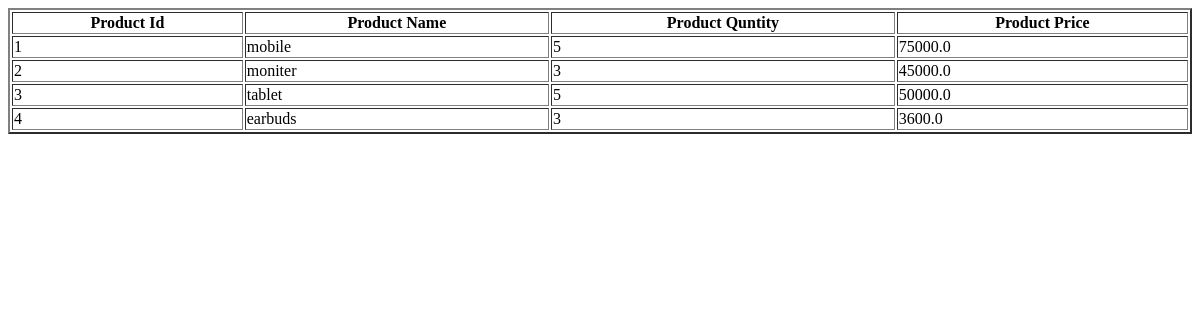
Page /prod_list/ on the earlier database version.
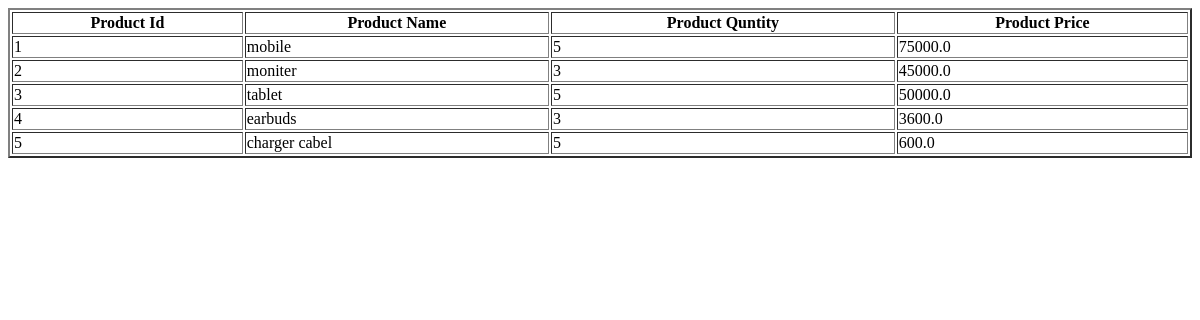
Same page on the later database version.
### app/models.py (models this page shows)
class Product(models.Model):
    prodID=models.BigAutoField(primary_key=True)
    pname=models.CharField(max_length=20)
    qty=models.IntegerField()
    price=models.FloatField()

### app/views.py (the view)
# urls.py: path('prod_list/',ListProduct.as_view())
class ListProduct(ListView):
    model=Product
    template_name="all_product_temp.html"
    context_object_name="prod"

### app/templates/app/all_product_temp.html (shortened to what this page needs)
<!DOCTYPE html>
<html lang="en">
<head>
</head>
<body>
    <table border="2" width="100%">
        <tr>
            <th>Product Id</th>
            <th>Product Name</th>
            <th>Product Quntity</th>
            <th>Product Price</th>
        </tr>
        {% for p in prod %}
        <tr>
            <td>{{p.prodID}}</td>
            <td>{{p.pname}}</td>
            <td>{{p.qty}}</td>
            <td>{{p.price}}</td>
        </tr>
        {%endfor%}
    </table>
</body>
</html>

Differences in the rows shown:
added Product: prodID "5", pname "charger cabel", qty "5", price "600.0"
